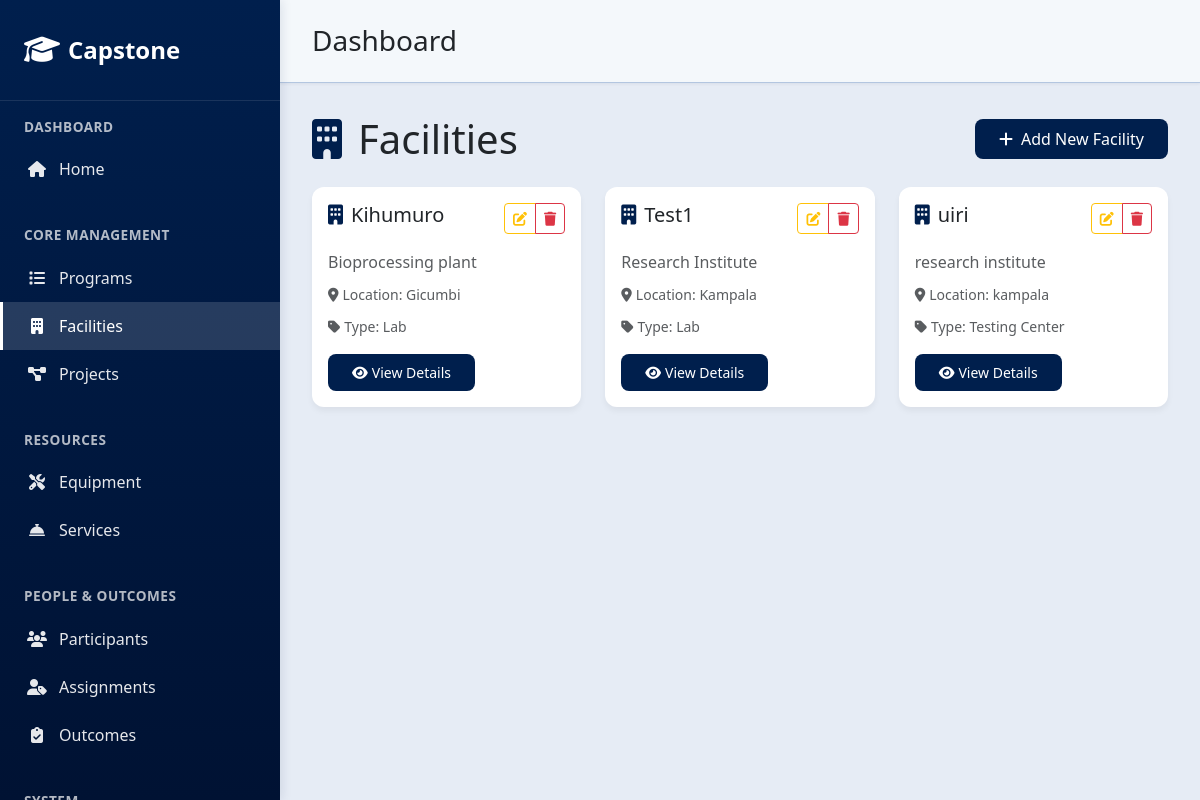
Page /facilities/ on the committed database.
### core/models.py (models this page shows, shortened)
class Facility(models.Model):
    facility_id = models.CharField(max_length=10, unique=True, blank=True, null=True)
    name = models.CharField(max_length=200)
    location = models.CharField(max_length=200)
    description = models.TextField()
    partner_organization = models.CharField(max_length=200, choices=PARTNER_ORGANIZATION_CHOICES, blank=True, null=True)
    facility_type = models.CharField(max_length=100, choices=FACILITY_TYPE_CHOICES)
    capabilities = models.CharField(max_length=255, choices=CAPABILITIES_CHOICES)

### core/interfaces/controllers/facility_views.py (the view)
# urls.py: path('facilities/', facility_views.FacilityListView.as_view(), name='facility_list'),
class FacilityListView(SearchFilterMixin, ListView):
    model = Facility
    template_name = "core/facility_list.html"
    context_object_name = "facilities"
    search_fields = ['name', 'location', 'description', 'facility_id']
    filter_fields = {
        'partner_organization': [],
        'facility_type': [],
        'capabilities': [],
    }
    items_per_page = 15
    def __init__(self, **kwargs):
        super().__init__(**kwargs)
        self.filter_fields['partner_organization'] = get_model_field_choices(Facility, 'partner_organization')
        self.filter_fields['facility_type'] = get_model_field_choices(Facility, 'facility_type')
        self.filter_fields['capabilities'] = get_model_field_choices(Facility, 'capabilities')
    def get_queryset(self):
        queryset = Facility.objects.all()
        search_query = self.get_search_query()
        queryset = self.apply_search(queryset, search_query)
        filter_params = self.get_filter_params()
        queryset = self.apply_filters(queryset, filter_params)
        return queryset.order_by('name')
    def get_context_data(self, **kwargs):
        context = super().get_context_data(**kwargs)
        queryset = self.get_queryset()
        paginated_facilities = self.get_paginated_queryset(queryset)
        context['facilities'] = paginated_facilities
        context['object_list'] = paginated_facilities
        context['total_count'] = queryset.count()
        return context

### core/utils.py (called while the page is built, shortened)
def get_model_field_choices(model, field_name):
    field = model._meta.get_field(field_name)
    if hasattr(field, 'choices') and field.choices:
        return field.choices
    return []

    def get_search_query(self):
        return self.request.GET.get('search', '').strip()

    def get_filter_params(self):
        filters = {}
        for field_name in self.filter_fields.keys():
            value = self.request.GET.get(field_name, '').strip()
            if value:
                filters[field_name] = value
        return filters

    def get_sort_param(self):
        sort_param = self.request.GET.get('sort', '').strip()
        if sort_param:
            field_name = sort_param.lstrip('-')
            if field_name in self.sortable_fields:
                return sort_param
        return None

    def get_items_per_page(self):
        try:
            per_page = int(self.request.GET.get('per_page', self.items_per_page))
            if per_page in [10, 15, 25, 50, 100]:
                return per_page
        except (ValueError, TypeError):
            pass
        return self.items_per_page

    def apply_search(self, queryset, search_query):
        if not search_query or not self.search_fields:
            return queryset

    def apply_filters(self, queryset, filter_params):
        for field_name, value in filter_params.items():
            if value:
                queryset = queryset.filter(**{field_name: value})
        return queryset

    def get_paginated_queryset(self, queryset):
        items_per_page = self.get_items_per_page()
        paginator = Paginator(queryset, items_per_page)
        page = self.request.GET.get('page', 1)
        try:
            objects = paginator.page(page)
        except PageNotAnInteger:
            objects = paginator.page(1)
        except EmptyPage:
            objects = paginator.page(paginator.num_pages)
        return objects

### core/templates/core/facility_list.html (shortened to what this page needs)
{% extends "core/base.html" %}
{% block content %}
  <div class="d-flex justify-content-between align-items-center mb-4">
    <h1 class="mb-0"><i class="fas fa-building me-3 text-primary"></i>Facilities</h1>
    <a href="{% url 'facility_create' %}" class="btn btn-primary">
      <i class="fas fa-plus me-2"></i>Add New Facility
    </a>
  </div>
  {% if facilities %}
    <div class="row g-4">
      {% for facility in facilities %}
        <div class="col-lg-6 col-xl-4">
          <div class="card h-100">
            <div class="card-body">
              <div class="d-flex justify-content-between align-items-start mb-3">
                <h5 class="card-title mb-0">
                  <i class="fas fa-building me-2 text-primary"></i>{{ facility.name }}
                </h5>
                <div class="btn-group" role="group">
                  <a href="{% url 'facility_update' facility.pk %}" class="btn btn-sm btn-outline-warning" title="Edit">
                    <i class="fas fa-edit"></i>
                  </a>
                  <a href="{% url 'facility_delete' facility.pk %}" class="btn btn-sm btn-outline-danger" title="Delete">
                    <i class="fas fa-trash"></i>
                  </a>
                </div>
              </div>
              {% if facility.description %}
                <p class="card-text text-muted mb-2">{{ facility.description|truncatechars:100 }}</p>
              {% endif %}
              {% if facility.location %}
                <div class="mb-2">
                  <small class="text-muted">
                    <i class="fas fa-map-marker-alt me-1"></i>Location: {{ facility.location }}
                  </small>
                </div>
              {% endif %}
              {% if facility.facility_type %}
                <div class="mb-3">
                  <small class="text-muted">
                    <i class="fas fa-tag me-1"></i>Type: {{ facility.facility_type }}
                  </small>
                </div>
              {% endif %}
              <a href="{% url 'facility_detail' facility.pk %}" class="btn btn-primary btn-sm">
                <i class="fas fa-eye me-1"></i>View Details
              </a>
            </div>
          </div>
        </div>
      {% endfor %}
    </div>
  {% endif %}
{% endblock %}

### core/templates/core/base.html (style rules this page uses)
:root { --primary-blue: #001f4d; --light-blue: #274690; --dark-blue: #001233; --blue-hover: #003366; }
.card { border: none; border-radius: 12px; box-shadow: 0 4px 6px rgba(0, 0, 0, 0.05); transition: all 0.3s ease; background: white; }
.btn-primary { background: var(--primary-blue); border: none; border-radius: 8px; padding: 0.5rem 1.5rem; transition: all 0.3s ease; color: #fff; }
.text-primary { color: var(--primary-blue) !important; }

### rows in the picture
Facility: name "Kihumuro", description "Bioprocessing plant", location "Gicumbi", facility_type "Lab"
Facility: name "Test1", description "Research Institute", location "Kampala", facility_type "Lab"
Facility: name "uiri", description "research institute", location "kampala", facility_type "Testing Center"
